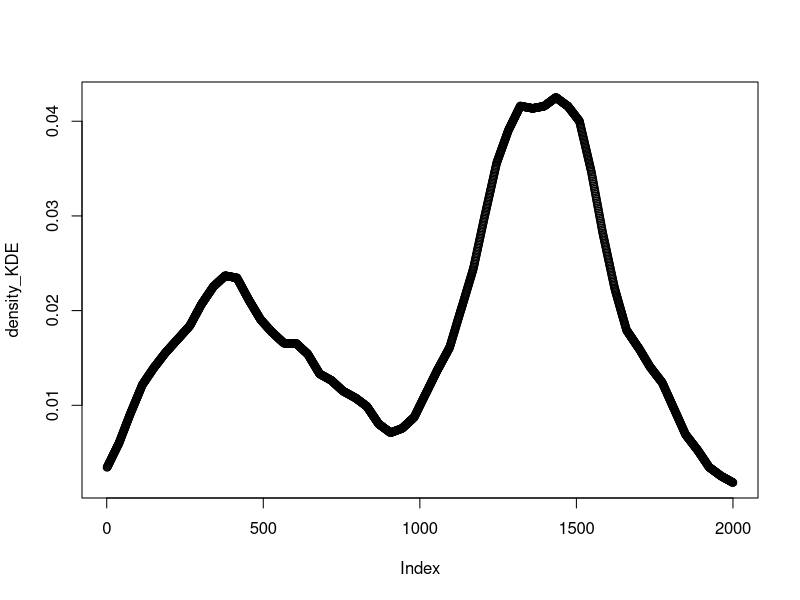
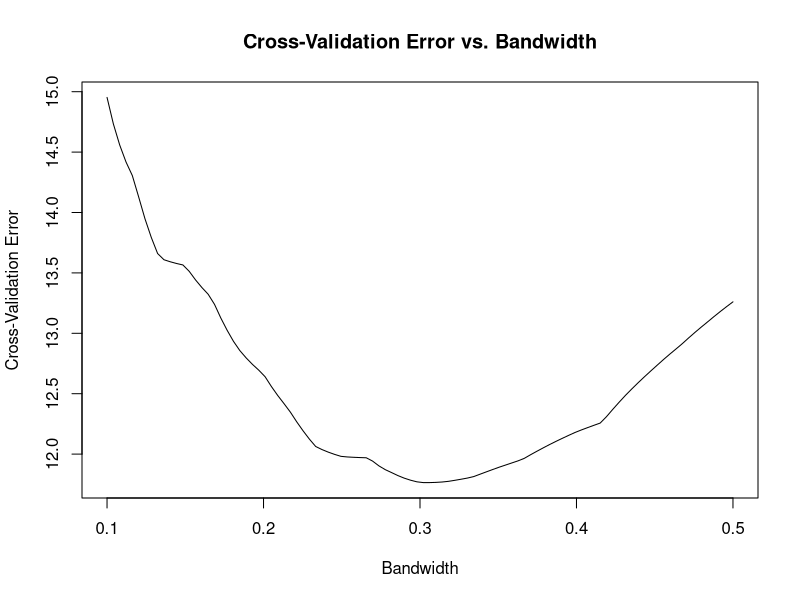
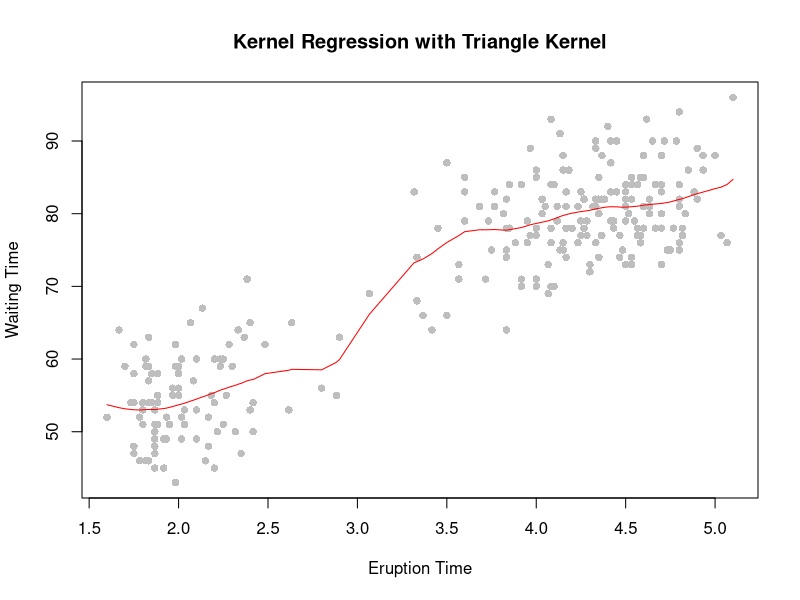

Here is the R script that generated these plots, in order:
## ---- chunk 1
data <- faithful
waiting <- faithful$waiting
n <- length(waiting)
sigma <- sd(waiting)
IQR_value <- IQR(waiting)
h_ROT <- 0.9 * min(sigma, IQR_value / 1.34) * n^(-1/5)
## ---- chunk 2
kernel <- function(x){
  return((1 - abs(x)) * (abs(x) <= 1))
}
KDE <- function(x, data, bandwidth){
  density <- numeric(length(x))
  for(i in 1:length(x)){
    density[i] <- mean(kernel((x[i] - data) / bandwidth) / bandwidth)
  }
  return(density)
}
x <- seq(min(waiting), max(waiting), length = 2000)
density_KDE <- KDE(x, waiting, h_ROT)
## ---- chunk 3
plot(density_KDE)
## ---- chunk 4
data <- faithful
X <- faithful$eruptions
Y <- faithful$waiting
kernel_regression <- function(X, Y, x_0, bandwidth){
  weights <- kernel((x_0 - X) / bandwidth) / sum(kernel((x_0 - X) / bandwidth))
  m <- sum(weights * Y)
  return(m)
}
## ---- chunk 5
set.seed(2427348)
n_folds <- 5
h <- seq(0.1, 0.5, length = 100)
h_cv_errors <- numeric(100)

cv <- function(X,Y,bandwidth){
  errors <- numeric(100)
  folds_errors <- numeric(n_folds)
  for(i in 1:100){
    cv_set <- sample(rep(1:n_folds, length = length(X)))
    for(j in 1:n_folds){
      test <- cv_set[which(cv_set == j)]
      X_test <- X[test]
      X_train <- X[-test]
      Y_test <- Y[test]
      Y_train <- Y[-test]
      Y_predict <- sapply(X_test, function(x) kernel_regression(X_train, Y_train, x,                                                                       bandwidth))
      folds_errors[j] <- mean((Y_test - Y_predict)^2)
    }
    errors[i] = mean(folds_errors)
  }
  cv_errors <- mean(errors)
  return(cv_errors)
}

for(j in 1:100){
  h_cv_errors[j] <- cv(X,Y,h[j])
}
plot(h, h_cv_errors, type = "l",
     xlab = "Bandwidth", ylab = "Cross-Validation Error",
     main = "Cross-Validation Error vs. Bandwidth")

## ---- chunk 6
optimal_h <- h[which.min(h_cv_errors)]
optimal_h
## ---- chunk 7
fitted_values <- sapply(X, function(x) {
  kernel_regression(X, Y, x, optimal_h)
})

plot(X, Y, pch = 16, col = "gray", xlab = "Eruption Time",
     ylab = "Waiting Time", main = "Kernel Regression with Triangle Kernel")

lines(sort(X), fitted_values[order(X)], col = "red")
